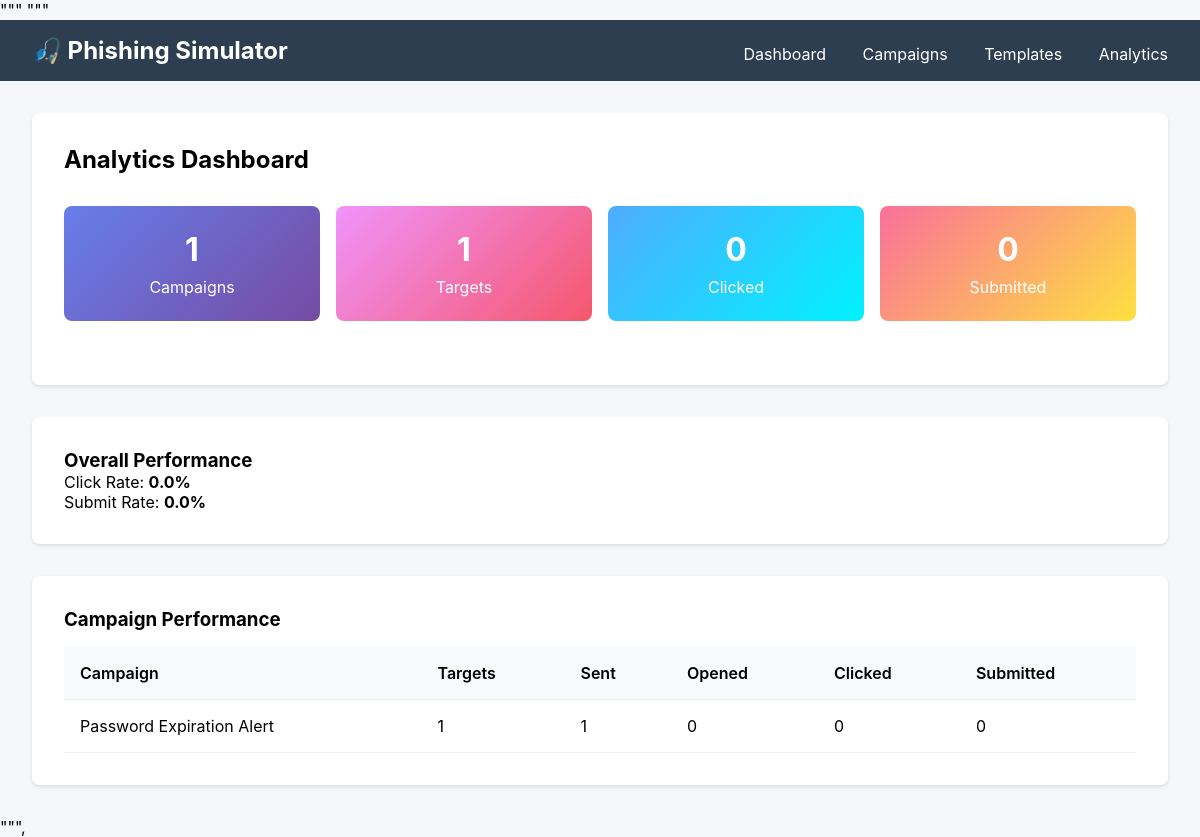
The app's page /analytics with its own data.
### app.py (models this page shows, shortened)
class Campaign(db.Model):
    id = db.Column(db.Integer, primary_key=True)
    name = db.Column(db.String(200), nullable=False)
    description = db.Column(db.Text)
    template_id = db.Column(db.Integer, db.ForeignKey('template.id'))
    created_at = db.Column(db.DateTime, default=datetime.utcnow)
    launched_at = db.Column(db.DateTime)
    status = db.Column(db.String(50), default='draft')  # draft, active, completed, paused
    targets = db.relationship('Target', backref='campaign', lazy=True, cascade='all, delete-orphan')

### app.py (the view)
@app.route('/analytics')
def analytics():
    campaigns = Campaign.query.filter(
        Campaign.status.in_(['active', 'completed'])
    ).all()
    all_targets = Target.query.all()
    overall_stats = {
        'total_campaigns': Campaign.query.count(),
        'total_targets': len(all_targets),
        'total_sent': sum(1 for t in all_targets if t.sent_at),
        'total_opened': sum(1 for t in all_targets if t.opened_at),
        'total_clicked': sum(1 for t in all_targets if t.clicked_at),
        'total_submitted': sum(1 for t in all_targets if t.submitted_at)
    }
    if overall_stats['total_sent'] > 0:
        overall_stats['overall_open_rate'] = round(
            overall_stats['total_opened'] / overall_stats['total_sent'] * 100, 1
        )
        overall_stats['overall_click_rate'] = round(
            overall_stats['total_clicked'] / overall_stats['total_sent'] * 100, 1
        )
        overall_stats['overall_submit_rate'] = round(
            overall_stats['total_submitted'] / overall_stats['total_sent'] * 100, 1
        )
    else:
        overall_stats['overall_open_rate'] = 0
        overall_stats['overall_click_rate'] = 0
        overall_stats['overall_submit_rate'] = 0
    return render_template('analytics.html',
                           campaigns=campaigns,
                           stats=overall_stats)

### templates/analytics.html (shortened to what this page needs)
"""{% extends "base.html" %}
{% block content %}
<div class="card">
    <h2>Analytics Dashboard</h2>
    <div class="stats-grid">
        <div class="stat-card" style="background: linear-gradient(135deg, #667eea 0%, #764ba2 100%);">
            <h3>{{ stats.total_campaigns }}</h3><p>Campaigns</p>
        </div>
        <div class="stat-card" style="background: linear-gradient(135deg, #f093fb 0%, #f5576c 100%);">
            <h3>{{ stats.total_targets }}</h3><p>Targets</p>
        </div>
        <div class="stat-card" style="background: linear-gradient(135deg, #4facfe 0%, #00f2fe 100%);">
            <h3>{{ stats.total_clicked }}</h3><p>Clicked</p>
        </div>
        <div class="stat-card" style="background: linear-gradient(135deg, #fa709a 0%, #fee140 100%);">
            <h3>{{ stats.total_submitted }}</h3><p>Submitted</p>
        </div>
    </div>
</div>
{% if stats.total_sent > 0 %}
<div class="card">
    <h3>Overall Performance</h3>
    <p>Click Rate: <strong>{{ stats.get('overall_click_rate', 0) }}%</strong></p>
    <p>Submit Rate: <strong>{{ stats.get('overall_submit_rate', 0) }}%</strong></p>
</div>
{% endif %}
<div class="card">
    <h3>Campaign Performance</h3>
    {% if campaigns %}
    <table>
        <thead><tr><th>Campaign</th><th>Targets</th><th>Sent</th><th>Opened</th><th>Clicked</th><th>Submitted</th></tr></thead>
        <tbody>
            {% for c in campaigns %}
            {% set sent = c.targets|selectattr('sent_at')|list|length %}
            {% set opened = c.targets|selectattr('opened_at')|list|length %}
            {% set clicked = c.targets|selectattr('clicked_at')|list|length %}
            {% set submitted = c.targets|selectattr('submitted_at')|list|length %}
            <tr>
                <td>{{ c.name }}</td>
                <td>{{ c.targets|length }}</td>
                <td>{{ sent }}</td>
                <td>{{ opened }}</td>
                <td>{{ clicked }}</td>
                <td>{{ submitted }}</td>
            </tr>
            {% endfor %}
        </tbody>
    </table>
    {% else %}
    <p style="color: #7f8c8d;">No campaigns to analyze.</p>
    {% endif %}
</div>
{% endblock %}

### templates/base.html (style rules this page uses)
* { margin: 0; padding: 0; box-sizing: border-box; }
body { font-family: -apple-system, system-ui, sans-serif; background: #f5f7fa; }
.card { background: white; border-radius: 8px; padding: 2rem; margin-bottom: 2rem; box-shadow: 0 2px 4px rgba(0,0,0,0.1); }
table { width: 100%; border-collapse: collapse; margin-top: 1rem; }
th, td { padding: 1rem; text-align: left; border-bottom: 1px solid #ecf0f1; }
th { background: #f8f9fa; font-weight: 600; }
.stats-grid { display: grid; grid-template-columns: repeat(auto-fit, minmax(200px, 1fr)); gap: 1rem; margin: 2rem 0; }
.stat-card { padding: 1.5rem; border-radius: 8px; text-align: center; color: white; }
.stat-card h3 { font-size: 2rem; margin-bottom: 0.5rem; }

### records on screen
Campaign: name "Password Expiration Alert", targets|length "1", sent "1", opened "0", clicked "0", submitted "0"

### other values on screen
{{ stats.total_campaigns }} "1"
{{ stats.total_targets }} "1"
{{ stats.total_clicked }} "0"
{{ stats.total_submitted }} "0"
{{ stats.get('overall_click_rate', 0) }} "0.0"
{{ stats.get('overall_submit_rate', 0) }} "0.0"
